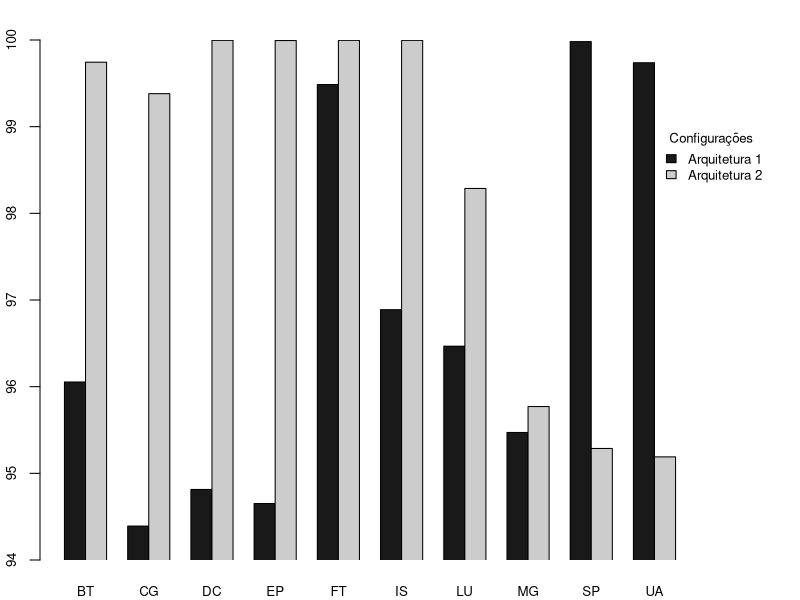

Recreate this plot in R.
acertos <- matrix(c(96.054,	94.392,	94.814,	94.652, 99.486,
                    96.889,	96.467,	95.472, 99.982,	99.738,
                    99.744,	99.381, 99.996,	99.994,	99.996,
                    99.996, 98.287,	95.771,	95.287,	95.190), ncol=10, byrow=TRUE)

colnames(acertos) <- c("BT","CG","DC","EP","FT","IS","LU","MG","SP","UA")
rownames(acertos) <- c("Arquitetura 1","Arquitetura 2")
ac_data <- as.table(acertos)

ac_data 

par(xpd = TRUE, mar=c(2, 2, 2, 5), oma=c(0,0,0,0))
barplot(as.matrix(ac_data),
        ylab="Taxa de Acertos", cex.lab=0.8,
        cex.axis = 0.8,
        beside=TRUE, ylim=c(94, 100), xpd = FALSE,
        cex.names = 0.8,
        col=grey.colors(n = 2, start = 0.1, end = 0.8))

legend(29, 99, rownames(acertos), cex=0.8, title="Configurações", bty="n",
       fill=grey.colors(n = 2, start = 0.1, end = 0.8));

